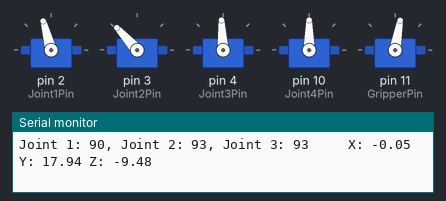
Bench run of a sketch on a simulated Arduino Uno, built with avr-gcc and run on an emulated ATmega328P. On the bench: 5 × servo, the last lines printed to the serial monitor.

Above: at 15.28 s.
At 17.8 s:
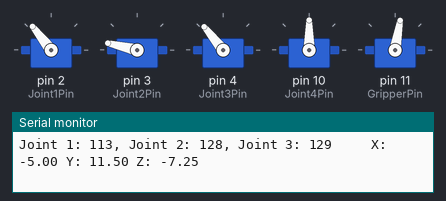
At 19.01 s:
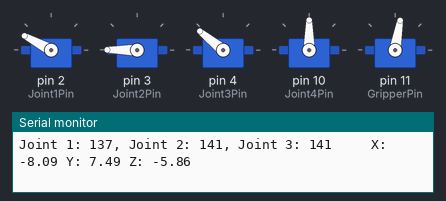
At 20.3 s:
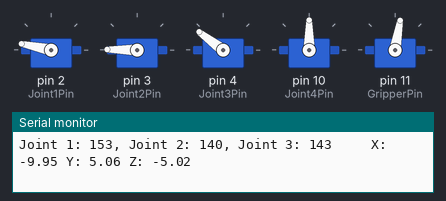
At 34.85 s:
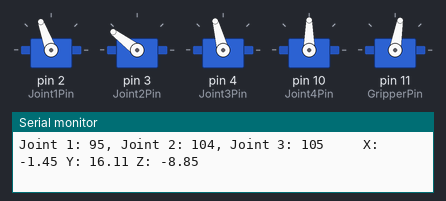
Timing chart, 0 to 37.6 s (numbered marks = the images above):
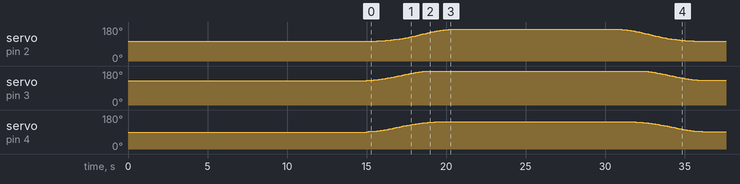

The sketch:

Trajectory_Task1Arduino.ino
```cpp
#include <Servo.h>
// Arm Servo pins
#define Joint1Pin 2
#define Joint2Pin 3
#define Joint3Pin 4
#define Joint4Pin 10
#define GripperPin 11
#define L2 9.5
#define L3 18.5
#define FinalTime 5.0
#define RadiansToDegrees 180/PI

// Servo Objects
Servo Joint1;
Servo Joint2;
Servo Joint3;
Servo Joint4;
Servo Gripper;

// Starting Joint Angles
int Joint1Angle = 90;
int Joint2Angle = 90;
int Joint3Angle = 90;
int Joint4Angle = 180;
int GripperOpen = 80; // Open gripper; Need to tune value
int GripperClose = 170; // Close gripper; Need to tune value

// Joint Angle Offsets
int Joint1Offset = 15; // Your value may be different
int Joint2Offset = 39; // Your value may be different
int Joint3Offset = 0; // Your value may be different
int Joint4Offset = -90; // Your value may be different

// the positve direction for x is left - to go right, change to negative sign
double initX = 0.0;
double finalX = -10.0;

double initY = 18.0;
double finalY = 5.0;

// the postive direction for z is down - to go up, change to negative sign
double initZ = -9.5;
double finalZ = -5.0;

int Joint1AnglePrev = 90;
int Joint2AnglePrev = 90;
int Joint3AnglePrev = 90;


void setup() {
  Serial.begin(9600);
  Joint1.attach(Joint1Pin);
  Joint2.attach(Joint2Pin);
  Joint3.attach(Joint3Pin);
  Joint4.attach(Joint4Pin);

  Joint1.write(Joint1Angle+Joint1Offset);
  Joint2.write(Joint2Angle+Joint2Offset);
  Joint3.write(Joint3Angle+Joint3Offset);
  Gripper.attach(GripperPin);
  Joint4.write(Joint4Angle+Joint4Offset);
  Gripper.write(GripperOpen); // Open gripper
  delay(5000); // Wait 5 seconds before going into loop()

}

void loop() {
  startingPostion();
  delay(10000);
  doApproach();
  delay(10000);
  doReturn();
  delay(10000);
}


int getTheta1(double x, double y, double z){
  int theta1 = (atan2(y,x))*(RadiansToDegrees);
  if (!isValidAngle(theta1))
  {
    return Joint1AnglePrev;
  } else {
    Joint1AnglePrev = theta1;
    return abs(theta1);
  }
}

int getTheta2(double x, double y, double z){
  double r = sqrt(pow(x,2)+pow(y,2));
  double w = sqrt(pow(r,2)+pow(z,2));
  double A = pow(L2,2)+pow(r,2)+pow(z,2)-pow(L3,2);
  double B = 2*L2*w;
  if (!isValidAngle(atan2(z,r)) || !isValidAngle(acos(A/B)))
  {
    return Joint2AnglePrev;
  } else {
    int theta2 = (acos(A/B)-atan2(z,r)) * RadiansToDegrees;
    Joint2AnglePrev = theta2;
    return theta2;
  }
}

int getTheta3(double x, double y, double z){
  double r = sqrt(pow(x,2)+pow(y,2));
  double C = pow(r,2)+pow(z,2)-pow(L2,2)-pow(L3,2);
  double D = 2*L2*L3;
  if (!isValidAngle((acos(C/D)))){
    return Joint3AnglePrev;
  }
  else {
    int theta3 = (acos(C/D)*RadiansToDegrees);
    Joint3AnglePrev = theta3;
    return theta3;
  }
}

bool isValidAngle(double angle){
  if (isnan(angle) || isinf(angle))
  {
    return false;
  }
  else {
    return true;
  }
}

double getTrajectoryatT(double initial, double finalPos, double t){
  if (t >= FinalTime)
  {
    return finalPos;
  }
  return initial + (3.0/pow(FinalTime,2) * (finalPos - initial) * pow(t,2)) - (2.0/pow(FinalTime,3) * (finalPos-initial) * pow(t,3));
}

void doApproach(){
  // move to position in FinalTime seconds
  double x;
  double y;
  double z;
  Serial.println("Approach");

  for (double i = 0; i <= FinalTime; i = i + 0.1)
  {
    x = getTrajectoryatT(initX, finalX, i);
    y = getTrajectoryatT(initY, finalY, i);
    z = getTrajectoryatT(initZ, finalZ, i);

    // Calculate angles

    moveToPosition(x,y,z);
  }
}

void doReturn(){
  double x;
  double y;
  double z;

  // move in FinalTime seconds
  Serial.println("Return");

  for (double i = 0; i <= FinalTime; i = i + 0.1)
  {
    x = getTrajectoryatT(finalX, initX, i);
    y = getTrajectoryatT(finalY, initY, i);
    z = getTrajectoryatT(finalZ, initZ, i);

    // Calculate angles

    moveToPosition(x,y,z);
  }
}

void startingPostion() {
  Joint1.write(90+Joint1Offset);
  Joint2.write(90+Joint2Offset);
  Joint3.write(90+Joint3Offset);
  Gripper.attach(GripperPin);
  Joint4.write(180+Joint4Offset);
  Gripper.write(GripperOpen); // Open gripper
}

void moveToPosition(double x, double y, double z){
  Joint1Angle = getTheta1(x,y,z);
  Joint2Angle = getTheta2(x,y,z);
  Joint3Angle = getTheta3(x,y,z);


  Serial.print("Joint 1: ");
  Serial.print(Joint1Angle);
  Serial.print(", Joint 2: ");
  Serial.print(Joint2Angle);
  Serial.print(", Joint 3: ");
  Serial.print(Joint3Angle);

  Serial.print("     X: ");
  Serial.print(x);
  Serial.print(" Y: ");
  Serial.print(y);
  Serial.print(" Z: ");
  Serial.println(z);

  Joint1.write(Joint1Angle+Joint1Offset);
  Joint2.write(Joint2Angle+Joint2Offset);
  Joint3.write(Joint3Angle+Joint3Offset);
  Joint4.write(Joint4Angle+Joint4Offset);
  delay(100);
}
```

Measured:
- by itself, servo on pin 2 (Joint1Pin): rises from 105° to 168° in 4.6 s, then falls to 105° in 15.3 s
- by itself, servo on pin 4 (Joint3Pin): rises from 90° to 143° in 4.3 s, then falls to 92° in 16.8 s
